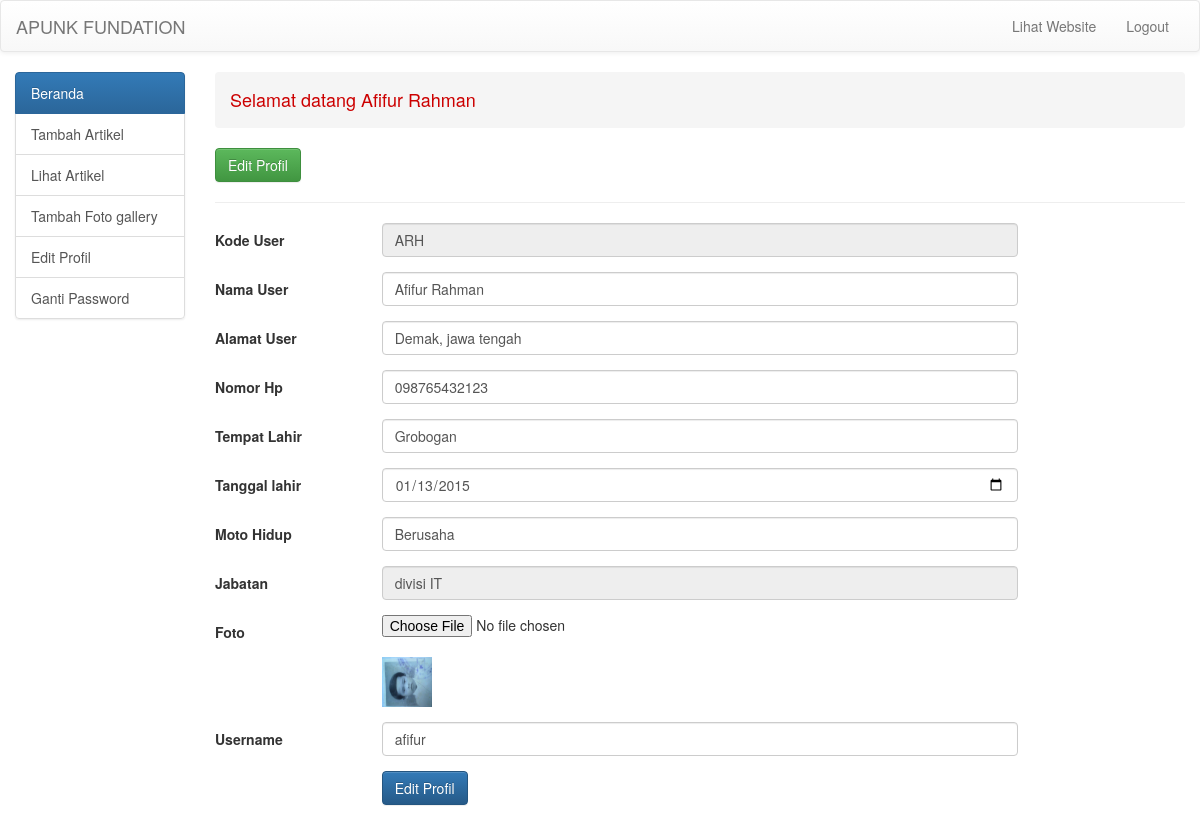
The app's page /user/?page=edit_profil (signed in) with its own data.
### tables this page shows
CREATE TABLE IF NOT EXISTS `user` (
  `id_user` varchar(10) NOT NULL,
  `nama_user` varchar(60) NOT NULL,
  `alamat_user` varchar(60) NOT NULL,
  `nomor_hp_user` varchar(15) NOT NULL,
  `tempat_lahir` varchar(30) NOT NULL,
  `tanggal_lahir` varchar(20) NOT NULL,
  `moto_hidup` varchar(100) NOT NULL,
  `jabatan` varchar(20) NOT NULL,
  `foto` varchar(200) NOT NULL,
  `username` varchar(50) NOT NULL,
  `password` varchar(50) NOT NULL,
  PRIMARY KEY (`id_user`)
);

### user/edit_profil.php (the view, shortened to what this page needs)
<?php
	$user = mysql_fetch_row(mysql_query("SELECT * FROM user WHERE id_user = '$_SESSION[username]'"));
?>
<html>
	<head>
	</head>
		<body>
			<button class="btn btn-success">Edit Profil</button> <hr />
			<form class="form-horizontal" method="POST" action="controls/proses_edit_profil.php" enctype="multipart/form-data">
				<div class="form-group">
				    <label for="input" class="col-xs-2 control-label" style="text-align:justify;">Kode User</label>
				    <div class="col-xs-8">
				    	<input type="text" class="form-control" name="kode_user" id="kode" value="<?php echo $user[0]; ?>" readonly />
				    </div>
				 </div>
				 <div class="form-group">
				    <label for="input" class="col-xs-2 control-label" style="text-align:justify;">Nama User</label>
				    <div class="col-xs-8">
				    	<input required type="text" class="form-control" name="nama_user" id="nama" value="<?php echo $user[1]; ?>" />
				    </div>
				 </div>
				 <div class="form-group">
				    <label for="input" class="col-xs-2 control-label" style="text-align:justify;">Alamat User</label>
				    <div class="col-xs-8">
				    	<input required type="text" class="form-control" name="alamat_user" id="alamat" value="<?php echo $user[2]; ?>" />
				    </div>
				 </div>
				 <div class="form-group">
				    <label for="input" class="col-xs-2 control-label" style="text-align:justify;">Nomor Hp</label>
				    <div class="col-xs-8">
				    	<input required type="text" class="form-control" name="nomor_hp" id="no_hp" value="<?php echo $user[3]; ?>" />
				    </div>
				 </div>
				 <div class="form-group">
				    <label for="input" class="col-xs-2 control-label" style="text-align:justify;">Tempat Lahir</label>
				    <div class="col-xs-8">
				    	<input required type="text" class="form-control" name="tempat_lahir" id="tempat_lahir" value="<?php echo $user[4]; ?>" />
				    </div>
				 </div>
				 <div class="form-group">
				    <label for="input" class="col-xs-2 control-label" style="text-align:justify;">Tanggal lahir</label>
				    <div class="col-xs-8">
				    	<input required type="date" class="form-control" name="tanggal_lahir" id="tgl_lahir" value="<?php echo $user[5]; ?>" />
				    </div>
				 </div>
				 <div class="form-group">
				    <label for="input" class="col-xs-2 control-label" style="text-align:justify;">Moto Hidup</label>
				    <div class="col-xs-8">
				    	<input required type="text" class="form-control" name="moto_hidup" id="modup" value="<?php echo $user[6]; ?>" />
				    </div>
				 </div>
				 <div class="form-group">
				    <label for="input" class="col-xs-2 control-label" style="text-align:justify;">Jabatan</label>
				    <div class="col-xs-8">
				    	<input required type="text" class="form-control" name="jabatan" id="jabatan" readonly value="<?php echo $user[7]; ?>" />
				    </div>
				 </div>
				 <div class="form-group">
				    <label for="input" class="col-xs-2 control-label" style="text-align:justify;">Foto</label>
				    <div class="col-xs-8">
				    	<input required type="file" name="foto_profil" id="foto" /><br />
				    	<img src="foto_user/<?php echo $user[8]; ?>" width="50" height="50" />
				    </div>
				 </div>
				 <div class="form-group">
				    <label for="input" class="col-xs-2 control-label" style="text-align:justify;">Username</label>
				    <div class="col-xs-8">
				    	<input required type="text" class="form-control" name="username" id="username" value="<?php echo $user[9]; ?>" />
				    </div>
				 </div>
				  <div class="form-group">
				    <label for="input" class="col-xs-2 control-label" style="text-align:justify;">&nbsp;</label>
				    <div class="col-xs-8">
				    	<input type="submit" class="btn btn-primary" value="Edit Profil" name="go_edit" />
				    </div>
				 </div>
			</form>
		</body>
</html>

### user/index.php (shortened to what this page needs)
<?php
	if(isset($_SESSION['username'])){
		$user = mysql_fetch_array(mysql_query("SELECT nama_user FROm user WHERE id_user = '$_SESSION[username]' "));
?>
<html>
	<head>
    	<link rel="stylesheet" href="css/bootstrap.min.css">
    	<link rel="stylesheet" href="css/bootstrap-theme.min.css">
	</head>
		<body>
			<nav class="navbar navbar-default">
			  <div class="container-fluid">
			    <div class="navbar-header">
			      <a class="navbar-brand" href="#">APUNK FUNDATION</a>
			    </div>
			    <div class="collapse navbar-collapse" id="bs-example-navbar-collapse-1">
			      <ul class="nav navbar-nav navbar-right">
			        <li><a href="../" target="_blank">Lihat Website</a></li>
			        <li><a href="logout.php" onclick="return confirm('Apakah anda ingin keluar dari sistem ini ?')">Logout</a></li>
			      </ul>
			    </div>
			  </div>
			</nav>
			<div class="container-fluid">
				<div class="row">
					<div class="col-xs-2">
						<div class="list-group">
							  <a href="?page=beranda" class="list-group-item active">
							    Beranda
							  </a>
							  <a href="?page=tambah_artikel" class="list-group-item">Tambah Artikel</a>
							  <a href="?page=lihat_artikel" class="list-group-item">Lihat Artikel</a>
							  <a href="?page=tambah_foto" class="list-group-item">Tambah Foto gallery</a>
							  <a href="?page=edit_profil" class="list-group-item">Edit Profil</a>
							  <a href="?page=ganti_password" class="list-group-item">Ganti Password</a>
						</div>
					</div>
					<div class="col-xs-10">
						<div class="breadcrumb">
							  <h4 style="color:#CC0000;">Selamat datang <?php echo $user['nama_user']; ?></h4>
						</div>
					</div>
					<div class="col-xs-10">
						<?php
							$page = $_GET['page'];
							if ($page=="") {
								include 'beranda.php';
							}else{
								switch ($page) {
									case 'edit_profil':
										include 'edit_profil.php';
										break;
								}
							}
						?>
					</div>
				</div>
			</div>
		</body>
</html>
<?php
	}else{
		header("location:../");
	}
?>

### records on screen
user: nama_user "Afifur Rahman", kode_user "ARH", alamat_user "Demak, jawa tengah", nomor_hp "098765432123", tempat_lahir "Grobogan", tanggal_lahir "01/13/2015", moto_hidup "Berusaha", jabatan "divisi IT", foto (picture), username "afifur"
